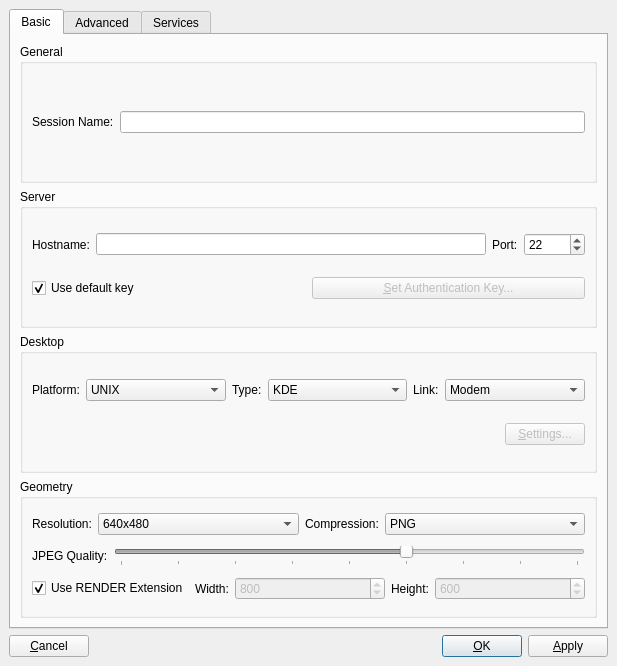
<?xml version="1.0" encoding="UTF-8"?>
<ui version="4.0">
 <class>SettingsDialog</class>
 <widget class="QDialog" name="SettingsDialog">
  <property name="geometry">
   <rect>
    <x>0</x>
    <y>0</y>
    <width>617</width>
    <height>666</height>
   </rect>
  </property>
  <property name="windowTitle">
   <string>QtNX Settings</string>
  </property>
  <property name="modal">
   <bool>true</bool>
  </property>
  <layout class="QVBoxLayout">
   <property name="spacing">
    <number>6</number>
   </property>
   <property name="margin">
    <number>9</number>
   </property>
   <item>
    <widget class="QTabWidget" name="layoutTabs">
     <property name="currentIndex">
      <number>0</number>
     </property>
     <widget class="QWidget" name="basicTab">
      <attribute name="title">
       <string>Basic</string>
      </attribute>
      <layout class="QVBoxLayout">
       <property name="spacing">
        <number>6</number>
       </property>
       <property name="margin">
        <number>9</number>
       </property>
       <item>
        <widget class="QGroupBox" name="generalGroup">
         <property name="title">
          <string>General</string>
         </property>
         <layout class="QVBoxLayout">
          <property name="spacing">
           <number>6</number>
          </property>
          <property name="margin">
           <number>9</number>
          </property>
          <item>
           <layout class="QHBoxLayout">
            <property name="spacing">
             <number>6</number>
            </property>
            <property name="margin">
             <number>0</number>
            </property>
            <item>
             <widget class="QLabel" name="sessionNameLabel">
              <property name="sizePolicy">
               <sizepolicy hsizetype="Fixed" vsizetype="Preferred">
                <horstretch>0</horstretch>
                <verstretch>0</verstretch>
               </sizepolicy>
              </property>
              <property name="text">
               <string>Session Name:</string>
              </property>
             </widget>
            </item>
            <item>
             <widget class="QLineEdit" name="sessionName"/>
            </item>
           </layout>
          </item>
         </layout>
        </widget>
       </item>
       <item>
        <widget class="QGroupBox" name="serverGroup">
         <property name="title">
          <string>Server</string>
         </property>
         <layout class="QVBoxLayout">
          <property name="spacing">
           <number>6</number>
          </property>
          <property name="margin">
           <number>9</number>
          </property>
          <item>
           <layout class="QHBoxLayout">
            <property name="spacing">
             <number>6</number>
            </property>
            <property name="margin">
             <number>0</number>
            </property>
            <item>
             <widget class="QLabel" name="hostnameLabel">
              <property name="sizePolicy">
               <sizepolicy hsizetype="Fixed" vsizetype="Preferred">
                <horstretch>0</horstretch>
                <verstretch>0</verstretch>
               </sizepolicy>
              </property>
              <property name="text">
               <string>Hostname:</string>
              </property>
             </widget>
            </item>
            <item>
             <widget class="QLineEdit" name="hostname"/>
            </item>
            <item>
             <widget class="QLabel" name="portLabel">
              <property name="sizePolicy">
               <sizepolicy hsizetype="Fixed" vsizetype="Preferred">
                <horstretch>0</horstretch>
                <verstretch>0</verstretch>
               </sizepolicy>
              </property>
              <property name="text">
               <string>Port:</string>
              </property>
             </widget>
            </item>
            <item>
             <widget class="QSpinBox" name="port">
              <property name="minimum">
               <number>1</number>
              </property>
              <property name="maximum">
               <number>65535</number>
              </property>
              <property name="value">
               <number>22</number>
              </property>
             </widget>
            </item>
           </layout>
          </item>
          <item>
           <layout class="QHBoxLayout">
            <property name="spacing">
             <number>6</number>
            </property>
            <property name="margin">
             <number>0</number>
            </property>
            <item>
             <widget class="QCheckBox" name="defaultKey">
              <property name="text">
               <string>Use default key</string>
              </property>
              <property name="checked">
               <bool>true</bool>
              </property>
             </widget>
            </item>
            <item>
             <widget class="QPushButton" name="setAuthKeyButton">
              <property name="enabled">
               <bool>false</bool>
              </property>
              <property name="text">
               <string>&amp;Set Authentication Key...</string>
              </property>
             </widget>
            </item>
           </layout>
          </item>
         </layout>
        </widget>
       </item>
       <item>
        <widget class="QGroupBox" name="desktopGroup">
         <property name="title">
          <string>Desktop</string>
         </property>
         <layout class="QVBoxLayout">
          <property name="spacing">
           <number>6</number>
          </property>
          <property name="margin">
           <number>9</number>
          </property>
          <item>
           <layout class="QHBoxLayout">
            <property name="spacing">
             <number>6</number>
            </property>
            <property name="margin">
             <number>0</number>
            </property>
            <item>
             <widget class="QLabel" name="platformLabel">
              <property name="sizePolicy">
               <sizepolicy hsizetype="Fixed" vsizetype="Preferred">
                <horstretch>0</horstretch>
                <verstretch>0</verstretch>
               </sizepolicy>
              </property>
              <property name="text">
               <string>Platform:</string>
              </property>
             </widget>
            </item>
            <item>
             <widget class="QComboBox" name="platform">
              <item>
               <property name="text">
                <string>UNIX</string>
               </property>
              </item>
              <item>
               <property name="text">
                <string>Windows</string>
               </property>
              </item>
              <item>
               <property name="text">
                <string>VNC Proxy</string>
               </property>
              </item>
             </widget>
            </item>
            <item>
             <widget class="QLabel" name="typeLabel">
              <property name="sizePolicy">
               <sizepolicy hsizetype="Fixed" vsizetype="Preferred">
                <horstretch>0</horstretch>
                <verstretch>0</verstretch>
               </sizepolicy>
              </property>
              <property name="text">
               <string>Type:</string>
              </property>
             </widget>
            </item>
            <item>
             <widget class="QComboBox" name="type">
              <item>
               <property name="text">
                <string>KDE</string>
               </property>
              </item>
              <item>
               <property name="text">
                <string>GNOME</string>
               </property>
              </item>
              <item>
               <property name="text">
                <string>CDE</string>
               </property>
              </item>
              <item>
               <property name="text">
                <string>XDM</string>
               </property>
              </item>
              <item>
               <property name="text">
                <string>Custom</string>
               </property>
              </item>
             </widget>
            </item>
            <item>
             <widget class="QLabel" name="linkLabel">
              <property name="sizePolicy">
               <sizepolicy hsizetype="Fixed" vsizetype="Preferred">
                <horstretch>0</horstretch>
                <verstretch>0</verstretch>
               </sizepolicy>
              </property>
              <property name="text">
               <string>Link:</string>
              </property>
             </widget>
            </item>
            <item>
             <widget class="QComboBox" name="link">
              <item>
               <property name="text">
                <string>Modem</string>
               </property>
              </item>
              <item>
               <property name="text">
                <string>ISDN</string>
               </property>
              </item>
              <item>
               <property name="text">
                <string>ADSL</string>
               </property>
              </item>
              <item>
               <property name="text">
                <string>WAN</string>
               </property>
              </item>
              <item>
               <property name="text">
                <string>LAN</string>
               </property>
              </item>
             </widget>
            </item>
           </layout>
          </item>
          <item>
           <layout class="QHBoxLayout">
            <property name="spacing">
             <number>6</number>
            </property>
            <property name="margin">
             <number>0</number>
            </property>
            <item>
             <spacer>
              <property name="orientation">
               <enum>Qt::Horizontal</enum>
              </property>
              <property name="sizeHint" stdset="0">
               <size>
                <width>173</width>
                <height>20</height>
               </size>
              </property>
             </spacer>
            </item>
            <item>
             <widget class="QPushButton" name="desktopSettingButton">
              <property name="enabled">
               <bool>false</bool>
              </property>
              <property name="text">
               <string>&amp;Settings...</string>
              </property>
             </widget>
            </item>
           </layout>
          </item>
         </layout>
        </widget>
       </item>
       <item>
        <widget class="QGroupBox" name="groupBox">
         <property name="title">
          <string>Geometry</string>
         </property>
         <layout class="QVBoxLayout">
          <property name="spacing">
           <number>6</number>
          </property>
          <property name="margin">
           <number>9</number>
          </property>
          <item>
           <layout class="QHBoxLayout">
            <property name="spacing">
             <number>6</number>
            </property>
            <property name="margin">
             <number>0</number>
            </property>
            <item>
             <widget class="QLabel" name="resolutionLabel">
              <property name="sizePolicy">
               <sizepolicy hsizetype="Fixed" vsizetype="Preferred">
                <horstretch>0</horstretch>
                <verstretch>0</verstretch>
               </sizepolicy>
              </property>
              <property name="text">
               <string>Resolution:</string>
              </property>
             </widget>
            </item>
            <item>
             <widget class="QComboBox" name="resolution">
              <item>
               <property name="text">
                <string>640x480</string>
               </property>
              </item>
              <item>
               <property name="text">
                <string>800x600</string>
               </property>
              </item>
              <item>
               <property name="text">
                <string>1024x768</string>
               </property>
              </item>
              <item>
               <property name="text">
                <string>Fullscreen</string>
               </property>
              </item>
              <item>
               <property name="text">
                <string>Custom</string>
               </property>
              </item>
             </widget>
            </item>
            <item>
             <widget class="QLabel" name="compressionLabel">
              <property name="sizePolicy">
               <sizepolicy hsizetype="Fixed" vsizetype="Preferred">
                <horstretch>0</horstretch>
                <verstretch>0</verstretch>
               </sizepolicy>
              </property>
              <property name="text">
               <string>Compression:</string>
              </property>
             </widget>
            </item>
            <item>
             <widget class="QComboBox" name="imageCompressionType">
              <item>
               <property name="text">
                <string>PNG</string>
               </property>
              </item>
              <item>
               <property name="text">
                <string>JPEG</string>
               </property>
              </item>
              <item>
               <property name="text">
                <string>Raw X11</string>
               </property>
              </item>
             </widget>
            </item>
           </layout>
          </item>
          <item>
           <layout class="QHBoxLayout">
            <property name="spacing">
             <number>6</number>
            </property>
            <property name="margin">
             <number>0</number>
            </property>
            <item>
             <widget class="QLabel" name="qualityLabel">
              <property name="sizePolicy">
               <sizepolicy hsizetype="Fixed" vsizetype="Preferred">
                <horstretch>0</horstretch>
                <verstretch>0</verstretch>
               </sizepolicy>
              </property>
              <property name="text">
               <string>JPEG Quality:</string>
              </property>
             </widget>
            </item>
            <item>
             <widget class="QSlider" name="imageQualityLevel">
              <property name="enabled">
               <bool>false</bool>
              </property>
              <property name="minimum">
               <number>1</number>
              </property>
              <property name="maximum">
               <number>9</number>
              </property>
              <property name="pageStep">
               <number>9</number>
              </property>
              <property name="value">
               <number>6</number>
              </property>
              <property name="orientation">
               <enum>Qt::Horizontal</enum>
              </property>
              <property name="tickPosition">
               <enum>QSlider::TicksBelow</enum>
              </property>
              <property name="tickInterval">
               <number>1</number>
              </property>
             </widget>
            </item>
           </layout>
          </item>
          <item>
           <layout class="QHBoxLayout">
            <property name="spacing">
             <number>6</number>
            </property>
            <property name="margin">
             <number>0</number>
            </property>
            <item>
             <widget class="QCheckBox" name="render">
              <property name="text">
               <string>Use RENDER Extension</string>
              </property>
              <property name="checked">
               <bool>true</bool>
              </property>
             </widget>
            </item>
            <item>
             <widget class="QLabel" name="widthLabel">
              <property name="sizePolicy">
               <sizepolicy hsizetype="Fixed" vsizetype="Preferred">
                <horstretch>0</horstretch>
                <verstretch>0</verstretch>
               </sizepolicy>
              </property>
              <property name="text">
               <string>Width:</string>
              </property>
             </widget>
            </item>
            <item>
             <widget class="QSpinBox" name="width">
              <property name="enabled">
               <bool>false</bool>
              </property>
              <property name="maximum">
               <number>9999</number>
              </property>
              <property name="value">
               <number>800</number>
              </property>
             </widget>
            </item>
            <item>
             <widget class="QLabel" name="heightLabel">
              <property name="sizePolicy">
               <sizepolicy hsizetype="Fixed" vsizetype="Preferred">
                <horstretch>0</horstretch>
                <verstretch>0</verstretch>
               </sizepolicy>
              </property>
              <property name="text">
               <string>Height:</string>
              </property>
             </widget>
            </item>
            <item>
             <widget class="QSpinBox" name="height">
              <property name="enabled">
               <bool>false</bool>
              </property>
              <property name="maximum">
               <number>9999</number>
              </property>
              <property name="value">
               <number>600</number>
              </property>
             </widget>
            </item>
           </layout>
          </item>
         </layout>
        </widget>
       </item>
      </layout>
     </widget>
     <widget class="QWidget" name="advancedTab">
      <attribute name="title">
       <string>Advanced</string>
      </attribute>
      <layout class="QVBoxLayout">
       <property name="spacing">
        <number>6</number>
       </property>
       <property name="margin">
        <number>9</number>
       </property>
       <item>
        <widget class="QGroupBox" name="networkGroup">
         <property name="title">
          <string>Network</string>
         </property>
         <layout class="QVBoxLayout">
          <property name="spacing">
           <number>6</number>
          </property>
          <property name="margin">
           <number>9</number>
          </property>
          <item>
           <widget class="QCheckBox" name="encryption">
            <property name="text">
             <string>Use SSH Tunneling</string>
            </property>
            <property name="checked">
             <bool>true</bool>
            </property>
           </widget>
          </item>
         </layout>
        </widget>
       </item>
       <item>
        <widget class="QGroupBox" name="cacheGroup">
         <property name="title">
          <string>Cache</string>
         </property>
         <layout class="QVBoxLayout">
          <property name="spacing">
           <number>6</number>
          </property>
          <property name="margin">
           <number>9</number>
          </property>
          <item>
           <layout class="QHBoxLayout">
            <property name="spacing">
             <number>6</number>
            </property>
            <property name="margin">
             <number>0</number>
            </property>
            <item>
             <widget class="QLabel" name="memoryLabel">
              <property name="sizePolicy">
               <sizepolicy hsizetype="Fixed" vsizetype="Preferred">
                <horstretch>0</horstretch>
                <verstretch>0</verstretch>
               </sizepolicy>
              </property>
              <property name="text">
               <string>Memory:</string>
              </property>
             </widget>
            </item>
            <item>
             <widget class="QSpinBox" name="memoryCache">
              <property name="maximum">
               <number>128</number>
              </property>
              <property name="value">
               <number>8</number>
              </property>
             </widget>
            </item>
            <item>
             <widget class="QLabel" name="memoryMBLabel">
              <property name="text">
               <string>MB</string>
              </property>
             </widget>
            </item>
            <item>
             <widget class="QLabel" name="diskLabel">
              <property name="sizePolicy">
               <sizepolicy hsizetype="Fixed" vsizetype="Preferred">
                <horstretch>0</horstretch>
                <verstretch>0</verstretch>
               </sizepolicy>
              </property>
              <property name="text">
               <string>Disk:</string>
              </property>
             </widget>
            </item>
            <item>
             <widget class="QSpinBox" name="diskCache">
              <property name="maximum">
               <number>128</number>
              </property>
              <property name="value">
               <number>32</number>
              </property>
             </widget>
            </item>
            <item>
             <widget class="QLabel" name="diskMBLabel">
              <property name="text">
               <string>MB</string>
              </property>
             </widget>
            </item>
           </layout>
          </item>
         </layout>
        </widget>
       </item>
       <item>
        <spacer>
         <property name="orientation">
          <enum>Qt::Vertical</enum>
         </property>
         <property name="sizeHint" stdset="0">
          <size>
           <width>20</width>
           <height>40</height>
          </size>
         </property>
        </spacer>
       </item>
      </layout>
     </widget>
     <widget class="QWidget" name="tab">
      <attribute name="title">
       <string>Services</string>
      </attribute>
      <widget class="QGroupBox" name="groupBox_2">
       <property name="geometry">
        <rect>
         <x>20</x>
         <y>10</y>
         <width>561</width>
         <height>391</height>
        </rect>
       </property>
       <property name="title">
        <string>Devices</string>
       </property>
       <widget class="QTableWidget" name="resourceTable">
        <property name="geometry">
         <rect>
          <x>20</x>
          <y>100</y>
          <width>521</width>
          <height>191</height>
         </rect>
        </property>
        <property name="selectionBehavior">
         <enum>QAbstractItemView::SelectRows</enum>
        </property>
        <column>
         <property name="text">
          <string>Resources</string>
         </property>
        </column>
        <column>
         <property name="text">
          <string>Mount On</string>
         </property>
        </column>
       </widget>
       <widget class="QWidget" name="horizontalLayoutWidget">
        <property name="geometry">
         <rect>
          <x>20</x>
          <y>40</y>
          <width>521</width>
          <height>41</height>
         </rect>
        </property>
        <layout class="QHBoxLayout" name="horizontalLayout">
         <item>
          <widget class="QCheckBox" name="samba">
           <property name="text">
            <string>Enable SMB printing and file sharing</string>
           </property>
          </widget>
         </item>
        </layout>
       </widget>
       <widget class="QWidget" name="horizontalLayoutWidget_2">
        <property name="geometry">
         <rect>
          <x>20</x>
          <y>310</y>
          <width>521</width>
          <height>41</height>
         </rect>
        </property>
        <layout class="QHBoxLayout" name="horizontalLayout_2">
         <item>
          <widget class="QPushButton" name="addResource">
           <property name="text">
            <string>Add</string>
           </property>
          </widget>
         </item>
         <item>
          <widget class="QPushButton" name="modifyResource">
           <property name="text">
            <string>Modify</string>
           </property>
          </widget>
         </item>
         <item>
          <widget class="QPushButton" name="deleteResource">
           <property name="text">
            <string>Delete</string>
           </property>
          </widget>
         </item>
        </layout>
       </widget>
      </widget>
     </widget>
    </widget>
   </item>
   <item>
    <layout class="QHBoxLayout">
     <property name="spacing">
      <number>6</number>
     </property>
     <property name="margin">
      <number>0</number>
     </property>
     <item>
      <widget class="QPushButton" name="cancelButton">
       <property name="text">
        <string>&amp;Cancel</string>
       </property>
      </widget>
     </item>
     <item>
      <spacer>
       <property name="orientation">
        <enum>Qt::Horizontal</enum>
       </property>
       <property name="sizeHint" stdset="0">
        <size>
         <width>40</width>
         <height>20</height>
        </size>
       </property>
      </spacer>
     </item>
     <item>
      <widget class="QPushButton" name="okButton">
       <property name="text">
        <string>&amp;OK</string>
       </property>
       <property name="autoDefault">
        <bool>false</bool>
       </property>
       <property name="default">
        <bool>true</bool>
       </property>
      </widget>
     </item>
     <item>
      <widget class="QPushButton" name="applyButton">
       <property name="text">
        <string>&amp;Apply</string>
       </property>
       <property name="autoDefault">
        <bool>false</bool>
       </property>
      </widget>
     </item>
    </layout>
   </item>
  </layout>
 </widget>
 <resources/>
 <connections/>
</ui>
